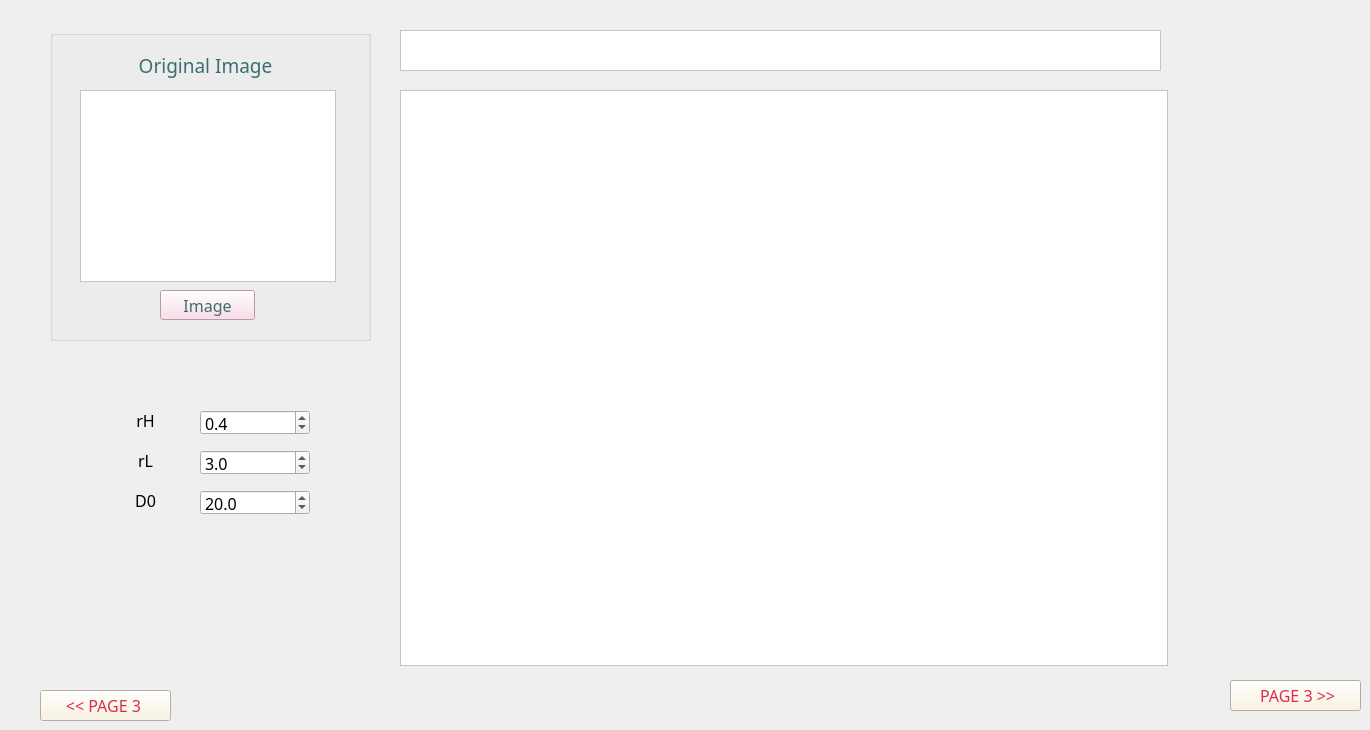
    <widget class="QWidget" name="page_3">
     <widget class="QGroupBox" name="groupBox_4">
      <property name="geometry">
       <rect>
        <x>50</x>
        <y>30</y>
        <width>321</width>
        <height>311</height>
       </rect>
      </property>
      <property name="palette">
       <palette>
        <active>
         <colorrole role="WindowText">
          <brush brushstyle="SolidPattern">
           <color alpha="255">
            <red>60</red>
            <green>110</green>
            <blue>113</blue>
           </color>
          </brush>
         </colorrole>
         <colorrole role="Button">
          <brush brushstyle="SolidPattern">
           <color alpha="255">
            <red>250</red>
            <green>215</green>
            <blue>228</blue>
           </color>
          </brush>
         </colorrole>
         <colorrole role="Text">
          <brush brushstyle="SolidPattern">
           <color alpha="255">
            <red>60</red>
            <green>110</green>
            <blue>113</blue>
           </color>
          </brush>
         </colorrole>
         <colorrole role="ButtonText">
          <brush brushstyle="SolidPattern">
           <color alpha="255">
            <red>60</red>
            <green>110</green>
            <blue>113</blue>
           </color>
          </brush>
         </colorrole>
         <colorrole role="Base">
          <brush brushstyle="SolidPattern">
           <color alpha="255">
            <red>250</red>
            <green>215</green>
            <blue>228</blue>
           </color>
          </brush>
         </colorrole>
         <colorrole role="Window">
          <brush brushstyle="SolidPattern">
           <color alpha="255">
            <red>250</red>
            <green>215</green>
            <blue>228</blue>
           </color>
          </brush>
         </colorrole>
         <colorrole role="Highlight">
          <brush brushstyle="SolidPattern">
           <color alpha="255">
            <red>250</red>
            <green>215</green>
            <blue>228</blue>
           </color>
          </brush>
         </colorrole>
         <colorrole role="HighlightedText">
          <brush brushstyle="SolidPattern">
           <color alpha="255">
            <red>244</red>
            <green>156</green>
            <blue>187</blue>
           </color>
          </brush>
         </colorrole>
         <colorrole role="AlternateBase">
          <brush brushstyle="SolidPattern">
           <color alpha="255">
            <red>244</red>
            <green>156</green>
            <blue>187</blue>
           </color>
          </brush>
         </colorrole>
         <colorrole role="PlaceholderText">
          <brush brushstyle="SolidPattern">
           <color alpha="128">
            <red>60</red>
            <green>110</green>
            <blue>113</blue>
           </color>
          </brush>
         </colorrole>
        </active>
        <inactive>
         <colorrole role="WindowText">
          <brush brushstyle="SolidPattern">
           <color alpha="255">
            <red>60</red>
            <green>110</green>
            <blue>113</blue>
           </color>
          </brush>
         </colorrole>
         <colorrole role="Button">
          <brush brushstyle="SolidPattern">
           <color alpha="255">
            <red>250</red>
            <green>215</green>
            <blue>228</blue>
           </color>
          </brush>
         </colorrole>
         <colorrole role="Text">
          <brush brushstyle="SolidPattern">
           <color alpha="255">
            <red>60</red>
            <green>110</green>
            <blue>113</blue>
           </color>
          </brush>
         </colorrole>
         <colorrole role="ButtonText">
          <brush brushstyle="SolidPattern">
           <color alpha="255">
            <red>60</red>
            <green>110</green>
            <blue>113</blue>
           </color>
          </brush>
         </colorrole>
         <colorrole role="Base">
          <brush brushstyle="SolidPattern">
           <color alpha="255">
            <red>250</red>
            <green>215</green>
            <blue>228</blue>
           </color>
          </brush>
         </colorrole>
         <colorrole role="Window">
          <brush brushstyle="SolidPattern">
           <color alpha="255">
            <red>250</red>
            <green>215</green>
            <blue>228</blue>
           </color>
          </brush>
         </colorrole>
         <colorrole role="Highlight">
          <brush brushstyle="SolidPattern">
           <color alpha="255">
            <red>250</red>
            <green>215</green>
            <blue>228</blue>
           </color>
          </brush>
         </colorrole>
         <colorrole role="HighlightedText">
          <brush brushstyle="SolidPattern">
           <color alpha="255">
            <red>244</red>
            <green>156</green>
            <blue>187</blue>
           </color>
          </brush>
         </colorrole>
         <colorrole role="AlternateBase">
          <brush brushstyle="SolidPattern">
           <color alpha="255">
            <red>244</red>
            <green>156</green>
            <blue>187</blue>
           </color>
          </brush>
         </colorrole>
         <colorrole role="PlaceholderText">
          <brush brushstyle="SolidPattern">
           <color alpha="128">
            <red>60</red>
            <green>110</green>
            <blue>113</blue>
           </color>
          </brush>
         </colorrole>
        </inactive>
        <disabled>
         <colorrole role="WindowText">
          <brush brushstyle="SolidPattern">
           <color alpha="255">
            <red>60</red>
            <green>110</green>
            <blue>113</blue>
           </color>
          </brush>
         </colorrole>
         <colorrole role="Button">
          <brush brushstyle="SolidPattern">
           <color alpha="255">
            <red>250</red>
            <green>215</green>
            <blue>228</blue>
           </color>
          </brush>
         </colorrole>
         <colorrole role="Text">
          <brush brushstyle="SolidPattern">
           <color alpha="255">
            <red>60</red>
            <green>110</green>
            <blue>113</blue>
           </color>
          </brush>
         </colorrole>
         <colorrole role="ButtonText">
          <brush brushstyle="SolidPattern">
           <color alpha="255">
            <red>60</red>
            <green>110</green>
            <blue>113</blue>
           </color>
          </brush>
         </colorrole>
         <colorrole role="Base">
          <brush brushstyle="SolidPattern">
           <color alpha="255">
            <red>250</red>
            <green>215</green>
            <blue>228</blue>
           </color>
          </brush>
         </colorrole>
         <colorrole role="Window">
          <brush brushstyle="SolidPattern">
           <color alpha="255">
            <red>250</red>
            <green>215</green>
            <blue>228</blue>
           </color>
          </brush>
         </colorrole>
         <colorrole role="Highlight">
          <brush brushstyle="SolidPattern">
           <color alpha="255">
            <red>250</red>
            <green>215</green>
            <blue>228</blue>
           </color>
          </brush>
         </colorrole>
         <colorrole role="HighlightedText">
          <brush brushstyle="SolidPattern">
           <color alpha="255">
            <red>244</red>
            <green>156</green>
            <blue>187</blue>
           </color>
          </brush>
         </colorrole>
         <colorrole role="AlternateBase">
          <brush brushstyle="SolidPattern">
           <color alpha="255">
            <red>244</red>
            <green>156</green>
            <blue>187</blue>
           </color>
          </brush>
         </colorrole>
         <colorrole role="PlaceholderText">
          <brush brushstyle="SolidPattern">
           <color alpha="128">
            <red>60</red>
            <green>110</green>
            <blue>113</blue>
           </color>
          </brush>
         </colorrole>
        </disabled>
       </palette>
      </property>
      <property name="font">
       <font>
        <kerning>false</kerning>
        <fontweight>Thin</fontweight>
       </font>
      </property>
      <property name="statusTip">
       <string notr="true"/>
      </property>
      <property name="whatsThis">
       <string notr="true"/>
      </property>
      <property name="accessibleName">
       <string notr="true"/>
      </property>
      <property name="accessibleDescription">
       <string notr="true"/>
      </property>
      <property name="styleSheet">
       <string notr="true"/>
      </property>
      <property name="inputMethodHints">
       <set>Qt::InputMethodHint::ImhNone</set>
      </property>
      <property name="title">
       <string/>
      </property>
      <widget class="QGraphicsView" name="graphicsView6">
       <property name="geometry">
        <rect>
         <x>30</x>
         <y>60</y>
         <width>256</width>
         <height>192</height>
        </rect>
       </property>
       <property name="autoFillBackground">
        <bool>false</bool>
       </property>
       <property name="styleSheet">
        <string notr="true">background-color: rgb(255, 255, 255);</string>
       </property>
       <property name="lineWidth">
        <number>2</number>
       </property>
      </widget>
      <widget class="QLabel" name="label_8">
       <property name="geometry">
        <rect>
         <x>60</x>
         <y>20</y>
         <width>191</width>
         <height>31</height>
        </rect>
       </property>
       <property name="font">
        <font>
         <family>Cascadia Code Light</family>
         <pointsize>14</pointsize>
        </font>
       </property>
       <property name="text">
        <string>Original Image</string>
       </property>
       <property name="alignment">
        <set>Qt::AlignmentFlag::AlignCenter</set>
       </property>
      </widget>
      <widget class="QPushButton" name="pushButton9">
       <property name="geometry">
        <rect>
         <x>110</x>
         <y>260</y>
         <width>95</width>
         <height>30</height>
        </rect>
       </property>
       <property name="font">
        <font>
         <family>Cascadia Code</family>
         <pointsize>12</pointsize>
        </font>
       </property>
       <property name="text">
        <string>Image</string>
       </property>
      </widget>
     </widget>
     <widget class="QGraphicsView" name="graphicsView7">
      <property name="geometry">
       <rect>
        <x>400</x>
        <y>90</y>
        <width>768</width>
        <height>576</height>
       </rect>
      </property>
      <property name="styleSheet">
       <string notr="true">background-color: rgb(255, 255, 255);</string>
      </property>
     </widget>
     <widget class="QLabel" name="label_9">
      <property name="geometry">
       <rect>
        <x>400</x>
        <y>30</y>
        <width>761</width>
        <height>41</height>
       </rect>
      </property>
      <property name="font">
       <font>
        <family>Cascadia Code</family>
        <pointsize>12</pointsize>
       </font>
      </property>
      <property name="styleSheet">
       <string notr="true">background-color: rgb(255, 255, 255);</string>
      </property>
      <property name="frameShape">
       <enum>QFrame::Shape::StyledPanel</enum>
      </property>
      <property name="text">
       <string/>
      </property>
      <property name="alignment">
       <set>Qt::AlignmentFlag::AlignCenter</set>
      </property>
     </widget>
     <widget class="QPushButton" name="Button4">
      <property name="geometry">
       <rect>
        <x>40</x>
        <y>690</y>
        <width>131</width>
        <height>31</height>
       </rect>
      </property>
      <property name="palette">
       <palette>
        <active>
         <colorrole role="WindowText">
          <brush brushstyle="SolidPattern">
           <color alpha="255">
            <red>221</red>
            <green>45</green>
            <blue>74</blue>
           </color>
          </brush>
         </colorrole>
         <colorrole role="Button">
          <brush brushstyle="SolidPattern">
           <color alpha="255">
            <red>250</red>
            <green>243</green>
            <blue>221</blue>
           </color>
          </brush>
         </colorrole>
         <colorrole role="Text">
          <brush brushstyle="SolidPattern">
           <color alpha="255">
            <red>221</red>
            <green>45</green>
            <blue>74</blue>
           </color>
          </brush>
         </colorrole>
         <colorrole role="ButtonText">
          <brush brushstyle="SolidPattern">
           <color alpha="255">
            <red>221</red>
            <green>45</green>
            <blue>74</blue>
           </color>
          </brush>
         </colorrole>
         <colorrole role="Base">
          <brush brushstyle="SolidPattern">
           <color alpha="255">
            <red>250</red>
            <green>243</green>
            <blue>221</blue>
           </color>
          </brush>
         </colorrole>
         <colorrole role="Window">
          <brush brushstyle="SolidPattern">
           <color alpha="255">
            <red>250</red>
            <green>243</green>
            <blue>221</blue>
           </color>
          </brush>
         </colorrole>
         <colorrole role="Highlight">
          <brush brushstyle="SolidPattern">
           <color alpha="255">
            <red>250</red>
            <green>215</green>
            <blue>228</blue>
           </color>
          </brush>
         </colorrole>
         <colorrole role="HighlightedText">
          <brush brushstyle="SolidPattern">
           <color alpha="255">
            <red>244</red>
            <green>156</green>
            <blue>187</blue>
           </color>
          </brush>
         </colorrole>
         <colorrole role="AlternateBase">
          <brush brushstyle="SolidPattern">
           <color alpha="255">
            <red>244</red>
            <green>156</green>
            <blue>187</blue>
           </color>
          </brush>
         </colorrole>
         <colorrole role="PlaceholderText">
          <brush brushstyle="SolidPattern">
           <color alpha="128">
            <red>221</red>
            <green>45</green>
            <blue>74</blue>
           </color>
          </brush>
         </colorrole>
        </active>
        <inactive>
         <colorrole role="WindowText">
          <brush brushstyle="SolidPattern">
           <color alpha="255">
            <red>221</red>
            <green>45</green>
            <blue>74</blue>
           </color>
          </brush>
         </colorrole>
         <colorrole role="Button">
          <brush brushstyle="SolidPattern">
           <color alpha="255">
            <red>250</red>
            <green>243</green>
            <blue>221</blue>
           </color>
          </brush>
         </colorrole>
         <colorrole role="Text">
          <brush brushstyle="SolidPattern">
           <color alpha="255">
            <red>221</red>
            <green>45</green>
            <blue>74</blue>
           </color>
          </brush>
         </colorrole>
         <colorrole role="ButtonText">
          <brush brushstyle="SolidPattern">
           <color alpha="255">
            <red>221</red>
            <green>45</green>
            <blue>74</blue>
           </color>
          </brush>
         </colorrole>
         <colorrole role="Base">
          <brush brushstyle="SolidPattern">
           <color alpha="255">
            <red>250</red>
            <green>243</green>
            <blue>221</blue>
           </color>
          </brush>
         </colorrole>
         <colorrole role="Window">
          <brush brushstyle="SolidPattern">
           <color alpha="255">
            <red>250</red>
            <green>243</green>
            <blue>221</blue>
           </color>
          </brush>
         </colorrole>
         <colorrole role="Highlight">
          <brush brushstyle="SolidPattern">
           <color alpha="255">
            <red>250</red>
            <green>215</green>
            <blue>228</blue>
           </color>
          </brush>
         </colorrole>
         <colorrole role="HighlightedText">
          <brush brushstyle="SolidPattern">
           <color alpha="255">
            <red>244</red>
            <green>156</green>
            <blue>187</blue>
           </color>
          </brush>
         </colorrole>
         <colorrole role="AlternateBase">
          <brush brushstyle="SolidPattern">
           <color alpha="255">
            <red>244</red>
            <green>156</green>
            <blue>187</blue>
           </color>
          </brush>
         </colorrole>
         <colorrole role="PlaceholderText">
          <brush brushstyle="SolidPattern">
           <color alpha="128">
            <red>221</red>
            <green>45</green>
            <blue>74</blue>
           </color>
          </brush>
         </colorrole>
        </inactive>
        <disabled>
         <colorrole role="WindowText">
          <brush brushstyle="SolidPattern">
           <color alpha="255">
            <red>221</red>
            <green>45</green>
            <blue>74</blue>
           </color>
          </brush>
         </colorrole>
         <colorrole role="Button">
          <brush brushstyle="SolidPattern">
           <color alpha="255">
            <red>250</red>
            <green>243</green>
            <blue>221</blue>
           </color>
          </brush>
         </colorrole>
         <colorrole role="Text">
          <brush brushstyle="SolidPattern">
           <color alpha="255">
            <red>221</red>
            <green>45</green>
            <blue>74</blue>
           </color>
          </brush>
         </colorrole>
         <colorrole role="ButtonText">
          <brush brushstyle="SolidPattern">
           <color alpha="255">
            <red>221</red>
            <green>45</green>
            <blue>74</blue>
           </color>
          </brush>
         </colorrole>
         <colorrole role="Base">
          <brush brushstyle="SolidPattern">
           <color alpha="255">
            <red>250</red>
            <green>243</green>
            <blue>221</blue>
           </color>
          </brush>
         </colorrole>
         <colorrole role="Window">
          <brush brushstyle="SolidPattern">
           <color alpha="255">
            <red>250</red>
            <green>243</green>
            <blue>221</blue>
           </color>
          </brush>
         </colorrole>
         <colorrole role="Highlight">
          <brush brushstyle="SolidPattern">
           <color alpha="255">
            <red>250</red>
            <green>215</green>
            <blue>228</blue>
           </color>
          </brush>
         </colorrole>
         <colorrole role="HighlightedText">
          <brush brushstyle="SolidPattern">
           <color alpha="255">
            <red>244</red>
            <green>156</green>
            <blue>187</blue>
           </color>
          </brush>
         </colorrole>
         <colorrole role="AlternateBase">
          <brush brushstyle="SolidPattern">
           <color alpha="255">
            <red>244</red>
            <green>156</green>
            <blue>187</blue>
           </color>
          </brush>
         </colorrole>
         <colorrole role="PlaceholderText">
          <brush brushstyle="SolidPattern">
           <color alpha="128">
            <red>221</red>
            <green>45</green>
            <blue>74</blue>
           </color>
          </brush>
         </colorrole>
        </disabled>
       </palette>
      </property>
      <property name="font">
       <font>
        <family>Cascadia Code</family>
        <pointsize>12</pointsize>
        <fontweight>Medium</fontweight>
       </font>
      </property>
      <property name="autoFillBackground">
       <bool>false</bool>
      </property>
      <property name="styleSheet">
       <string notr="true">background-color: rgb(250, 243, 221);
color: rgb(221, 45, 74);</string>
      </property>
      <property name="text">
       <string>&lt;&lt; PAGE 3 </string>
      </property>
      <property name="autoRepeatDelay">
       <number>100</number>
      </property>
      <property name="autoDefault">
       <bool>false</bool>
      </property>
      <property name="default">
       <bool>false</bool>
      </property>
      <property name="flat">
       <bool>false</bool>
      </property>
     </widget>
     <widget class="QLabel" name="label_10">
      <property name="geometry">
       <rect>
        <x>130</x>
        <y>450</y>
        <width>31</width>
        <height>21</height>
       </rect>
      </property>
      <property name="font">
       <font>
        <family>Cascadia Code</family>
        <pointsize>12</pointsize>
       </font>
      </property>
      <property name="text">
       <string>rL</string>
      </property>
      <property name="alignment">
       <set>Qt::AlignmentFlag::AlignCenter</set>
      </property>
     </widget>
     <widget class="QLabel" name="label_11">
      <property name="geometry">
       <rect>
        <x>130</x>
        <y>490</y>
        <width>31</width>
        <height>21</height>
       </rect>
      </property>
      <property name="font">
       <font>
        <family>Cascadia Code</family>
        <pointsize>12</pointsize>
       </font>
      </property>
      <property name="text">
       <string>D0</string>
      </property>
      <property name="alignment">
       <set>Qt::AlignmentFlag::AlignCenter</set>
      </property>
     </widget>
     <widget class="QLabel" name="label_15">
      <property name="geometry">
       <rect>
        <x>120</x>
        <y>410</y>
        <width>51</width>
        <height>21</height>
       </rect>
      </property>
      <property name="font">
       <font>
        <family>Cascadia Code</family>
        <pointsize>12</pointsize>
       </font>
      </property>
      <property name="text">
       <string>rH</string>
      </property>
      <property name="alignment">
       <set>Qt::AlignmentFlag::AlignCenter</set>
      </property>
     </widget>
     <widget class="QDoubleSpinBox" name="doubleSpinBox_2">
      <property name="geometry">
       <rect>
        <x>200</x>
        <y>410</y>
        <width>110</width>
        <height>25</height>
       </rect>
      </property>
      <property name="font">
       <font>
        <family>Cascadia Code</family>
        <pointsize>12</pointsize>
       </font>
      </property>
      <property name="decimals">
       <number>1</number>
      </property>
      <property name="minimum">
       <double>0.000000000000000</double>
      </property>
      <property name="maximum">
       <double>1.000000000000000</double>
      </property>
      <property name="singleStep">
       <double>0.100000000000000</double>
      </property>
      <property name="stepType">
       <enum>QAbstractSpinBox::StepType::AdaptiveDecimalStepType</enum>
      </property>
      <property name="value">
       <double>0.400000000000000</double>
      </property>
     </widget>
     <widget class="QDoubleSpinBox" name="doubleSpinBox_3">
      <property name="geometry">
       <rect>
        <x>200</x>
        <y>450</y>
        <width>110</width>
        <height>25</height>
       </rect>
      </property>
      <property name="font">
       <font>
        <family>Cascadia Code</family>
        <pointsize>12</pointsize>
       </font>
      </property>
      <property name="decimals">
       <number>1</number>
      </property>
      <property name="minimum">
       <double>0.000000000000000</double>
      </property>
      <property name="singleStep">
       <double>0.100000000000000</double>
      </property>
      <property name="value">
       <double>3.000000000000000</double>
      </property>
     </widget>
     <widget class="QDoubleSpinBox" name="doubleSpinBox_4">
      <property name="geometry">
       <rect>
        <x>200</x>
        <y>490</y>
        <width>110</width>
        <height>25</height>
       </rect>
      </property>
      <property name="font">
       <font>
        <family>Cascadia Code</family>
        <pointsize>12</pointsize>
       </font>
      </property>
      <property name="decimals">
       <number>1</number>
      </property>
      <property name="minimum">
       <double>0.000000000000000</double>
      </property>
      <property name="singleStep">
       <double>0.100000000000000</double>
      </property>
      <property name="value">
       <double>20.000000000000000</double>
      </property>
     </widget>
     <widget class="QPushButton" name="Button6">
      <property name="geometry">
       <rect>
        <x>1230</x>
        <y>680</y>
        <width>131</width>
        <height>31</height>
       </rect>
      </property>
      <property name="font">
       <font>
        <family>Cascadia Code</family>
        <pointsize>12</pointsize>
        <fontweight>Medium</fontweight>
       </font>
      </property>
      <property name="autoFillBackground">
       <bool>false</bool>
      </property>
      <property name="styleSheet">
       <string notr="true">background-color: rgb(250, 243, 221);
color: rgb(221, 45, 74);
</string>
      </property>
      <property name="text">
       <string> PAGE 3 &gt;&gt;</string>
      </property>
      <property name="autoRepeatDelay">
       <number>100</number>
      </property>
      <property name="autoDefault">
       <bool>false</bool>
      </property>
      <property name="default">
       <bool>false</bool>
      </property>
      <property name="flat">
       <bool>false</bool>
      </property>
     </widget>
    </widget>
